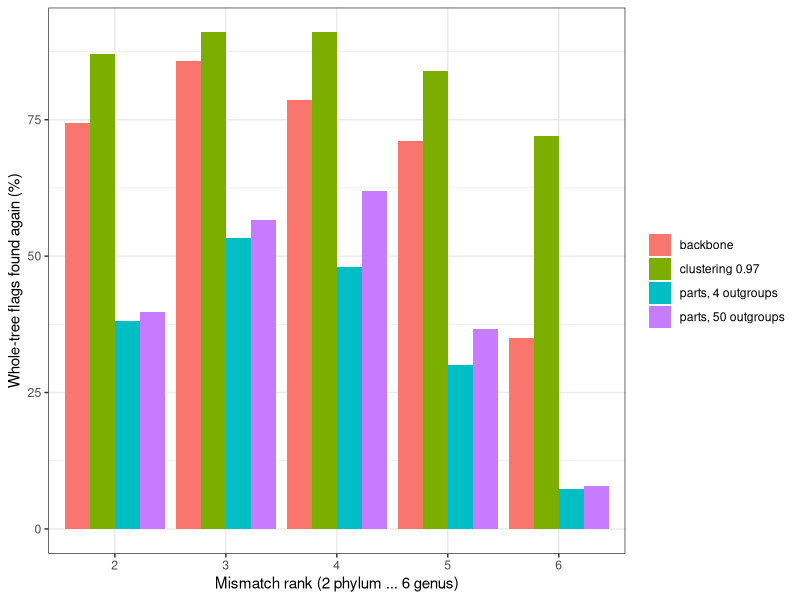

Source code (R):
## ---- chunk 1
#| label: setup
#| echo: false

knitr::opts_chunk$set(echo = TRUE, fig.path = "figures/large-", fig.width = 9)
ggplot2::theme_set(ggplot2::theme_bw())
## ---- chunk 2
#| label: libraries
#| message: false
#| include: false

library(dplyr, warn.conflicts = FALSE)
library(ggplot2)
library(knitr)
library(readr)
library(tidyr)
## ---- chunk 3
#| label: tbl-funnel
#| tbl-cap: Size and cost of the bacterial run at two cluster identities. One placement fold ran in 3 jobs at a time at 0.97 and one after the other at 1.0.

read_tsv("data/large_funnel.tsv", show_col_types = FALSE) %>%
  select(-source) %>%
  rename(Metric = metric, Unit = unit, `1.0` = `id_1.0`, `0.97` = `id_0.97`) %>%
  kable(format.args = list(big.mark = ","))
## ---- chunk 4
#| label: tbl-sweep
#| tbl-cap: Representatives (one per cluster and taxon) at several cluster identities, on the input of the 1.0 run after weighting.

read_tsv("data/large_sweep.tsv", show_col_types = FALSE) %>%
  select(`Cluster identity` = cluster_identity, Representatives = representatives) %>%
  kable(format.args = list(big.mark = ","))
## ---- chunk 5
#| label: tbl-clustering
#| tbl-cap: Flags of the 1.0 run found at 0.97. The first two columns count the 89,538 sequences placed in both runs; the last two count all flags, with a cluster member inheriting the verdict of its representative.

read_tsv("data/large_clustering_recall.tsv", show_col_types = FALSE) %>%
  transmute(
    Rank = rank,
    `Flags at 1.0 (placed in both)` = `flags_1.0`,
    `Also flagged at 0.97 (%)` = pct_flagged_in_both_runs,
    `Flags at 1.0 (all)` = `flags_1.0_all`,
    `Caught at 0.97 (%)` = `pct_caught_at_0.97`
  ) %>%
  kable(format.args = list(big.mark = ","))
## ---- chunk 6
#| label: tbl-raxtax
#| tbl-cap: BLAST top hit of flags by where it lies, for flags found only without raxtax, for a random 1,500 of the flags found in both runs, and for raxtax flags that SATIVA does not confirm. Declared and proposed refer to the taxon at the flag's rank. Species rank (1,960 flags only without raxtax) is not judged.

read_tsv("data/large_raxtax_blast.tsv", show_col_types = FALSE) %>%
  filter(rank != 7) %>%
  mutate(set = recode(
    set,
    new_without_rax = "only without raxtax",
    both_sample = "in both runs (random 1,500)",
    rax_notflagged = "raxtax flag, no SATIVA flag"
  )) %>%
  select(Set = set, Rank = rank, Declared = declared, Proposed = predicted, Both = both, Other = other,
         `Genus unknown` = genus_unknown, `Weak or no hit` = weak_hit, Total = total) %>%
  kable()
## ---- chunk 7
#| label: tbl-divided
#| tbl-cap: Whole-tree flags of the 1.0 run on the 20,329 tips of 40 sampled parts, and how many were flagged again by the part-wise placement with 4 and 50 outgroups. Part-wise flags that the whole tree did not make are in the last two columns.

read_tsv("data/large_divided.tsv", show_col_types = FALSE) %>%
  transmute(
    Rank = rank,
    `Whole-tree flags` = whole_tree_flags,
    `Flagged again, 4 outgroups` = recalled_4_outgroups,
    `%, 4` = round(100 * recalled_4_outgroups / whole_tree_flags),
    `Flagged again, 50 outgroups` = recalled_50_outgroups,
    `%, 50` = round(100 * recalled_50_outgroups / whole_tree_flags),
    `Only part-wise, 4` = partwise_only_4,
    `Only part-wise, 50` = partwise_only_50
  ) %>%
  kable(format.args = list(big.mark = ","))
## ---- chunk 8
#| label: tbl-backbone
#| tbl-cap: Whole-tree flags at ranks 2-6 (candidates) and how many were flagged again in the backbone tree, at any rank, at the same rank, and with the same proposed taxon at that rank.

read_tsv("data/large_backbone.tsv", show_col_types = FALSE) %>%
  transmute(
    Rank = rank,
    `Whole-tree flags` = whole_tree_flags,
    `Flagged again` = flagged_again,
    `%` = round(100 * flagged_again / whole_tree_flags),
    `Same rank` = same_rank,
    `Same proposed taxon` = same_predicted_taxon
  ) %>%
  kable(format.args = list(big.mark = ","))
## ---- chunk 9
#| label: fig-methods
#| fig-cap: "Share of the 1.0 whole-tree flags found again by each way of reducing the tree, by mismatch rank. Clustering at 0.97 counts flags caught directly or through the representative of the cluster. Divided placement is on 40 sampled parts and the backbone on one tree of 46,682 tips; both ran under the model of the reference tree and the clustering run did not (see below)."
#| fig-height: 4

cl <- read_tsv("data/large_clustering_recall.tsv", show_col_types = FALSE) %>%
  transmute(rank, method = "clustering 0.97", pct = `pct_caught_at_0.97`)
dv <- read_tsv("data/large_divided.tsv", show_col_types = FALSE) %>%
  pivot_longer(c(recalled_4_outgroups, recalled_50_outgroups), names_to = "method", values_to = "n") %>%
  transmute(rank, method = recode(method, recalled_4_outgroups = "parts, 4 outgroups", recalled_50_outgroups = "parts, 50 outgroups"),
            pct = 100 * n / whole_tree_flags)
bb <- read_tsv("data/large_backbone.tsv", show_col_types = FALSE) %>%
  transmute(rank, method = "backbone", pct = 100 * flagged_again / whole_tree_flags)

bind_rows(cl, dv, bb) %>%
  filter(rank <= 6) %>%
  ggplot(aes(factor(rank), pct, fill = method)) +
  geom_col(position = "dodge") +
  labs(x = "Mismatch rank (2 phylum ... 6 genus)", y = "Whole-tree flags found again (%)", fill = NULL)
## ---- chunk 10
#| label: tbl-fixedmodel
#| tbl-cap: SATIVA flags of the 0.97 run before and after the model fix, by mismatch rank. The same 92,406 sequences were placed and the same 14,564 raxtax flags were made.

fm <- read_tsv("data/large_fixedmodel.tsv", show_col_types = FALSE)
fm %>%
  transmute(
    Rank = rank,
    `Before` = flags_old_model,
    `After` = flags_fixed_model,
    `In both` = both,
    `Same proposed taxon` = same_predicted_taxon,
    `Only before` = only_old,
    `Only after` = only_new
  ) %>%
  kable(format.args = list(big.mark = ","))
## ---- chunk 11
# vim: sw=2
